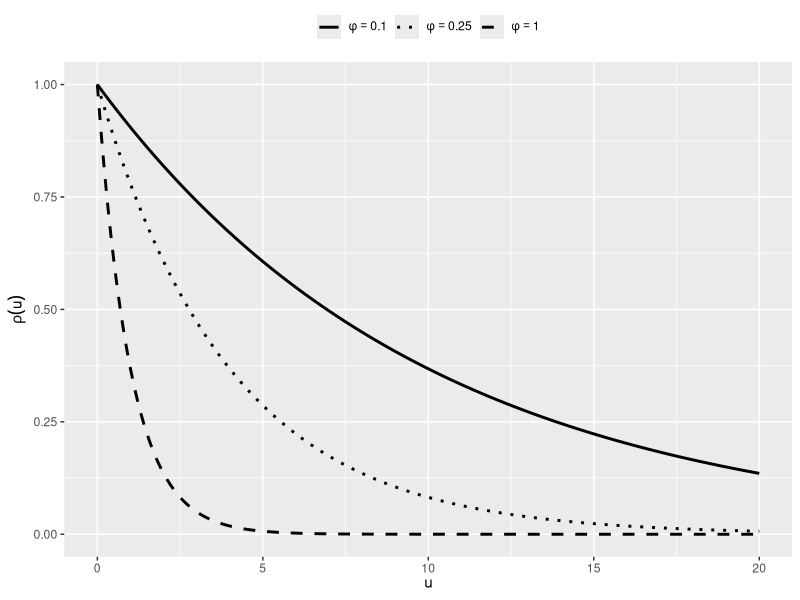

Reproduce this figure in R.
rho <- function(u, phi) exp(- phi * u)

u <- seq(0, 20, 0.1)

df1 <- data.frame(u,
                  autocorrelation1 = rho(u = u, phi = 0.1),
                  autocorrelation2 = rho(u = u, phi = 0.25),
                  autocorrelation3 = rho(u = u, phi = 1.0))

library(tidyverse)

df1_melted <- df1 %>%
  pivot_longer(cols = starts_with("autocorrelation"),
               names_to = "autocorrelation_case",
               values_to = "autocorrelation")

df1_melted %>%
  ggplot(aes(x = u, y = autocorrelation, linetype = autocorrelation_case)) +
  geom_line(linewidth = 1) +
  scale_linetype_manual(
    values = c(
      "autocorrelation1" = "solid",
      "autocorrelation2" = "dotted",
      "autocorrelation3" = "dashed"),
    labels = expression(
      phi == 0.1,
      phi == 0.25,
      phi == 1.0)) +
  labs(x = expression(u), y = expression(rho(u))) +
  theme(legend.position = "top",
        legend.title = element_blank())
